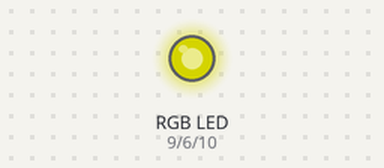
Simulated run of this sketch. Board: Arduino Uno, built with avr-gcc and run on an emulated ATmega328P. On the bench: an RGB LED mixed from three pins (HIGH = lit). Dim RGB values are drawn brighter than linear.

Above: at 0.05 s.
At 2.0 s:
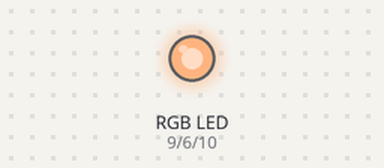
At 3.0 s:
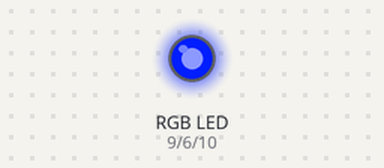
At 4.0 s:
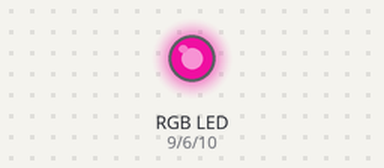
At 6.0 s:
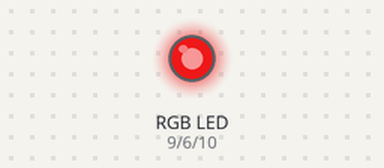
At 8.0 s:
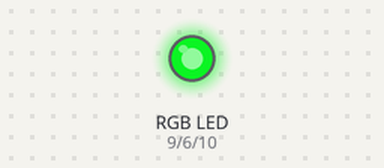
Timing chart, 0 to 10.4 s (numbered marks = the images above):
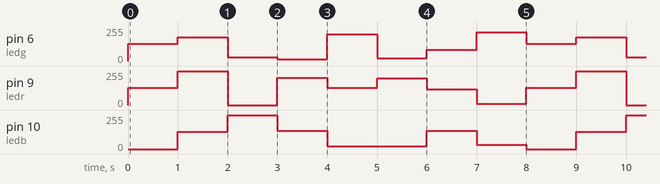

Measured:
- by itself, pin 10 (ledb): repeats every 8.0 s: 255/255 1.0 s, 137/255 1.0 s, 20/255 2.0 s, 136/255 1.0 s, 31/255 1.0 s, 0/255 1.0 s, 128/255 1.0 s
- by itself, pin 6 (ledg): repeats every 8.0 s: 180/255 1.0 s, 30/255 1.0 s, 13/255 1.0 s, 200/255 1.0 s, 20/255 1.0 s, 85/255 1.0 s, 217/255 1.0 s, 128/255 1.0 s
- by itself, pin 9 (ledr): repeats every 8.0 s: 255/255 1.0 s, 0/255 1.0 s, 204/255 1.0 s, 128/255 1.0 s, 200/255 1.0 s, 118/255 1.0 s, 10/255 1.0 s, 128/255 1.0 s

The sketch:

alg_c.ino
```cpp
//Declarando variaveis:
#define ledr 9
#define ledb 10
#define ledg 6

int matriz[8][3] = {{128, 0, 128}, {255, 128, 180}, {0, 255, 30}, {204, 137, 13}, {128, 20, 200}, {200, 20, 20}, {118, 136, 85}, {10, 31, 217}}; //Valores de cores pré definidos

void setup(){
  Serial.begin(9600); //Iniciando a comunicação serial
  pinMode(ledr, OUTPUT);
  pinMode(ledb, OUTPUT);
  pinMode(ledg, OUTPUT);

} //Fim SETUP

void loop(){

for(int i = 0; i < 8; i++){

  analogWrite(ledr, matriz[i][0]);
  analogWrite(ledb, matriz[i][1]);
  analogWrite(ledg, matriz[i][2]);
  delay(1000);

} //Fim for alterações de cores

} //Fim VOID
```
